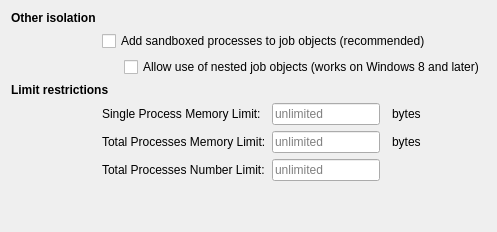
           <widget class="QWidget" name="tabJob">
            <attribute name="title">
             <string>Job Object</string>
            </attribute>
            <layout class="QGridLayout" name="gridLayout_51">
             <item row="0" column="0">
              <layout class="QGridLayout" name="gridLayout_50">
               <item row="7" column="0">
                <spacer name="verticalSpacer_45">
                 <property name="orientation">
                  <enum>Qt::Vertical</enum>
                 </property>
                 <property name="sizeHint" stdset="0">
                  <size>
                   <width>20</width>
                   <height>40</height>
                  </size>
                 </property>
                </spacer>
               </item>
               <item row="3" column="0" colspan="2">
                <widget class="QLabel" name="lblLimit">
                 <property name="font">
                  <font>
                   <bold>true</bold>
                   <kerning>true</kerning>
                  </font>
                 </property>
                 <property name="toolTip">
                  <string>Protect the system from sandboxed processes</string>
                 </property>
                 <property name="text">
                  <string>Limit restrictions</string>
                 </property>
                </widget>
               </item>
               <item row="5" column="3">
                <widget class="QLineEdit" name="txtTotalMemory">
                 <property name="maximumSize">
                  <size>
                   <width>125</width>
                   <height>16777215</height>
                  </size>
                 </property>
                 <property name="toolTip">
                  <string>Leave it blank to disable the setting</string>
                 </property>
                 <property name="placeholderText">
                  <string>unlimited</string>
                 </property>
                </widget>
               </item>
               <item row="2" column="1">
                <widget class="QLabel" name="label_63">
                 <property name="sizePolicy">
                  <sizepolicy hsizetype="Fixed" vsizetype="Fixed">
                   <horstretch>0</horstretch>
                   <verstretch>0</verstretch>
                  </sizepolicy>
                 </property>
                 <property name="minimumSize">
                  <size>
                   <width>16</width>
                   <height>0</height>
                  </size>
                 </property>
                 <property name="text">
                  <string/>
                 </property>
                </widget>
               </item>
               <item row="6" column="1" colspan="2">
                <widget class="QLabel" name="label_86">
                 <property name="text">
                  <string>Total Processes Number Limit:</string>
                 </property>
                 <property name="buddy">
                  <cstring>txtTotalNumber</cstring>
                 </property>
                </widget>
               </item>
               <item row="6" column="3">
                <widget class="QLineEdit" name="txtTotalNumber">
                 <property name="maximumSize">
                  <size>
                   <width>125</width>
                   <height>16777215</height>
                  </size>
                 </property>
                 <property name="toolTip">
                  <string>Leave it blank to disable the setting</string>
                 </property>
                 <property name="placeholderText">
                  <string>unlimited</string>
                 </property>
                </widget>
               </item>
               <item row="2" column="2" colspan="4">
                <widget class="QCheckBox" name="chkNestedJobs">
                 <property name="text">
                  <string>Allow use of nested job objects (works on Windows 8 and later)</string>
                 </property>
                </widget>
               </item>
               <item row="1" column="1" colspan="5">
                <widget class="QCheckBox" name="chkAddToJob">
                 <property name="text">
                  <string>Add sandboxed processes to job objects (recommended)</string>
                 </property>
                </widget>
               </item>
               <item row="0" column="0">
                <widget class="QLabel" name="lblJob">
                 <property name="font">
                  <font>
                   <bold>true</bold>
                   <kerning>true</kerning>
                  </font>
                 </property>
                 <property name="toolTip">
                  <string>Protect the sandbox integrity itself</string>
                 </property>
                 <property name="text">
                  <string>Other isolation</string>
                 </property>
                </widget>
               </item>
               <item row="4" column="1" colspan="2">
                <widget class="QLabel" name="label_53">
                 <property name="text">
                  <string>Single Process Memory Limit:</string>
                 </property>
                 <property name="buddy">
                  <cstring>txtSingleMemory</cstring>
                 </property>
                </widget>
               </item>
               <item row="7" column="5">
                <spacer name="horizontalSpacer_23">
                 <property name="orientation">
                  <enum>Qt::Horizontal</enum>
                 </property>
                 <property name="sizeHint" stdset="0">
                  <size>
                   <width>40</width>
                   <height>20</height>
                  </size>
                 </property>
                </spacer>
               </item>
               <item row="5" column="5">
                <widget class="QLabel" name="lblTotalMemory">
                 <property name="text">
                  <string>bytes</string>
                 </property>
                </widget>
               </item>
               <item row="4" column="3">
                <widget class="QLineEdit" name="txtSingleMemory">
                 <property name="maximumSize">
                  <size>
                   <width>125</width>
                   <height>16777215</height>
                  </size>
                 </property>
                 <property name="toolTip">
                  <string>Leave it blank to disable the setting</string>
                 </property>
                 <property name="placeholderText">
                  <string>unlimited</string>
                 </property>
                </widget>
               </item>
               <item row="5" column="1" colspan="2">
                <widget class="QLabel" name="label_56">
                 <property name="text">
                  <string>Total Processes Memory Limit:</string>
                 </property>
                 <property name="buddy">
                  <cstring>txtTotalMemory</cstring>
                 </property>
                </widget>
               </item>
               <item row="4" column="5">
                <widget class="QLabel" name="lblSingleMemory">
                 <property name="text">
                  <string>bytes</string>
                 </property>
                </widget>
               </item>
               <item row="6" column="5">
                <widget class="QLabel" name="lblTotalNumber">
                 <property name="text">
                  <string/>
                 </property>
                </widget>
               </item>
              </layout>
             </item>
            </layout>
           </widget>
